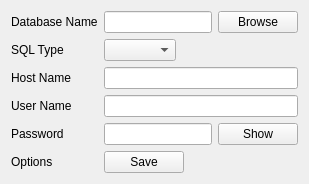
      <widget class="QWidget" name="tabSql">
       <attribute name="title">
        <string>SQL</string>
       </attribute>
       <layout class="QVBoxLayout" name="verticalLayout_11">
        <item>
         <layout class="QFormLayout" name="formLayoutSql">
          <item row="1" column="0">
           <widget class="QLabel" name="labelSqlSqlType">
            <property name="text">
             <string>SQL Type</string>
            </property>
           </widget>
          </item>
          <item row="2" column="0">
           <widget class="QLabel" name="labelSqlHostName">
            <property name="text">
             <string>Host Name</string>
            </property>
           </widget>
          </item>
          <item row="2" column="1">
           <widget class="QLineEdit" name="lineEditSqlHostName">
            <property name="inputMask">
             <string notr="true"/>
            </property>
            <property name="text">
             <string notr="true"/>
            </property>
            <property name="placeholderText">
             <string notr="true"/>
            </property>
           </widget>
          </item>
          <item row="3" column="0">
           <widget class="QLabel" name="labelSqlUserName">
            <property name="text">
             <string>User Name</string>
            </property>
           </widget>
          </item>
          <item row="3" column="1">
           <widget class="QLineEdit" name="lineEditSqlUserName">
            <property name="inputMask">
             <string notr="true"/>
            </property>
            <property name="text">
             <string notr="true"/>
            </property>
            <property name="placeholderText">
             <string notr="true"/>
            </property>
           </widget>
          </item>
          <item row="4" column="0">
           <widget class="QLabel" name="labelSqlPassword">
            <property name="text">
             <string>Password</string>
            </property>
           </widget>
          </item>
          <item row="4" column="1">
           <layout class="QHBoxLayout" name="horizontalLayoutSqlPassword">
            <item>
             <widget class="QLineEdit" name="lineEditSqlPassword">
              <property name="inputMask">
               <string notr="true"/>
              </property>
              <property name="text">
               <string notr="true"/>
              </property>
              <property name="placeholderText">
               <string notr="true"/>
              </property>
             </widget>
            </item>
            <item>
             <widget class="QPushButton" name="pushButtonSqlPasswordShow">
              <property name="text">
               <string>Show</string>
              </property>
             </widget>
            </item>
           </layout>
          </item>
          <item row="5" column="0">
           <widget class="QLabel" name="labelSqlOptions">
            <property name="text">
             <string>Options</string>
            </property>
           </widget>
          </item>
          <item row="5" column="1">
           <layout class="QHBoxLayout" name="horizontalLayoutSqlOptions">
            <item>
             <widget class="QPushButton" name="pushButtonSqlSave">
              <property name="text">
               <string>Save</string>
              </property>
             </widget>
            </item>
            <item>
             <spacer name="horizontalSpacerSqlOptions">
              <property name="orientation">
               <enum>Qt::Horizontal</enum>
              </property>
              <property name="sizeHint" stdset="0">
               <size>
                <width>40</width>
                <height>20</height>
               </size>
              </property>
             </spacer>
            </item>
           </layout>
          </item>
          <item row="0" column="1">
           <layout class="QHBoxLayout" name="horizontalLayoutSqlDatabaseName">
            <item>
             <widget class="QLineEdit" name="lineEditSqlDatabaseName">
              <property name="inputMask">
               <string notr="true"/>
              </property>
              <property name="text">
               <string notr="true"/>
              </property>
              <property name="placeholderText">
               <string notr="true"/>
              </property>
             </widget>
            </item>
            <item>
             <widget class="QPushButton" name="pushButtonSqlDatabaseNameBrowse">
              <property name="text">
               <string>Browse</string>
              </property>
             </widget>
            </item>
           </layout>
          </item>
          <item row="0" column="0">
           <widget class="QLabel" name="labelSqlDatabaseName">
            <property name="text">
             <string>Database Name</string>
            </property>
           </widget>
          </item>
          <item row="1" column="1">
           <layout class="QHBoxLayout" name="horizontalLayoutSqlType">
            <item>
             <widget class="QComboBox" name="comboBoxSqlDatabaseType">
              <property name="currentText">
               <string notr="true"/>
              </property>
             </widget>
            </item>
            <item>
             <spacer name="horizontalSpacerSqlType">
              <property name="orientation">
               <enum>Qt::Horizontal</enum>
              </property>
              <property name="sizeHint" stdset="0">
               <size>
                <width>40</width>
                <height>20</height>
               </size>
              </property>
             </spacer>
            </item>
           </layout>
          </item>
         </layout>
        </item>
       </layout>
      </widget>
